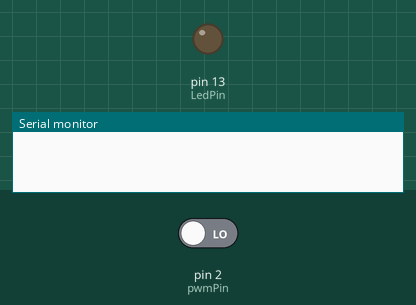
This sketch was run on a simulated Arduino Uno, built with avr-gcc and run on an emulated ATmega328P. On the bench: output pins drawn as LEDs (lit = HIGH), the last lines printed to the serial monitor. Inputs (shaded band) come from the test bench; at power-on: pin 2 (pwmPin) LOW.

Above: at 1.2 s.
1.3 s: pin 2 (pwmPin) driven HIGH
At 1.6 s:
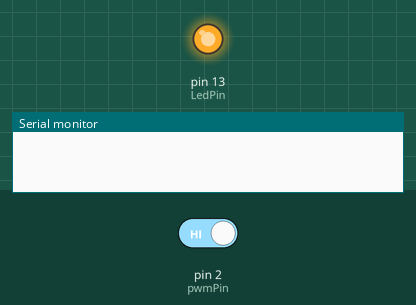
2.8 s: pin 2 (pwmPin) driven LOW
At 3.9 s:
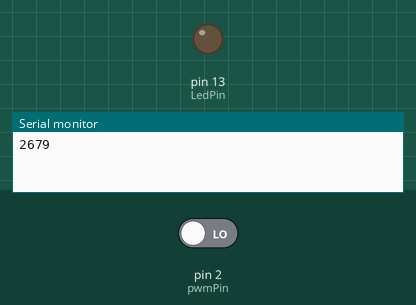
Timing chart, 0 to 5.8 s (numbered marks = the images above; inputs shaded):
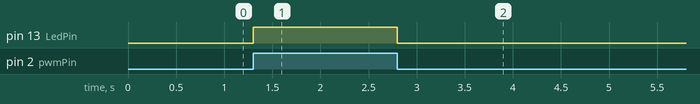

The sketch:

CO2.ino
```cpp
// создать функцию с 2 переменными на входе и ппм на выходе

#define pwmPin 2 //рабочая версия
#define LedPin 13

int prevVal = LOW;
long th, tl, h, l, ppm;

void setup() {
  Serial.begin(115200);
  pinMode(pwmPin, INPUT);
  pinMode(LedPin, OUTPUT);
}

void loop() {
  long tt = millis();
  int myVal = digitalRead(pwmPin);

  //Если обнаружили изменение
  if (myVal == HIGH) {
    digitalWrite(LedPin, HIGH);
    if (myVal != prevVal) {
      h = tt;
      tl = h - l;
      prevVal = myVal;
    }
  }  else {
    digitalWrite(LedPin, LOW);
    if (myVal != prevVal) {
      l = tt;
      th = l - h;
      prevVal = myVal;
      ppm = 5000 * (th - 2) / (th + tl - 4);
      Serial.println(uint32_t(ppm));

    }

  }

}
```

Measured:
- after the input at 1.3 s, pin 13 (LedPin): LOW → HIGH at once
- after the input at 2.8 s, pin 13 (LedPin): HIGH → LOW at once
